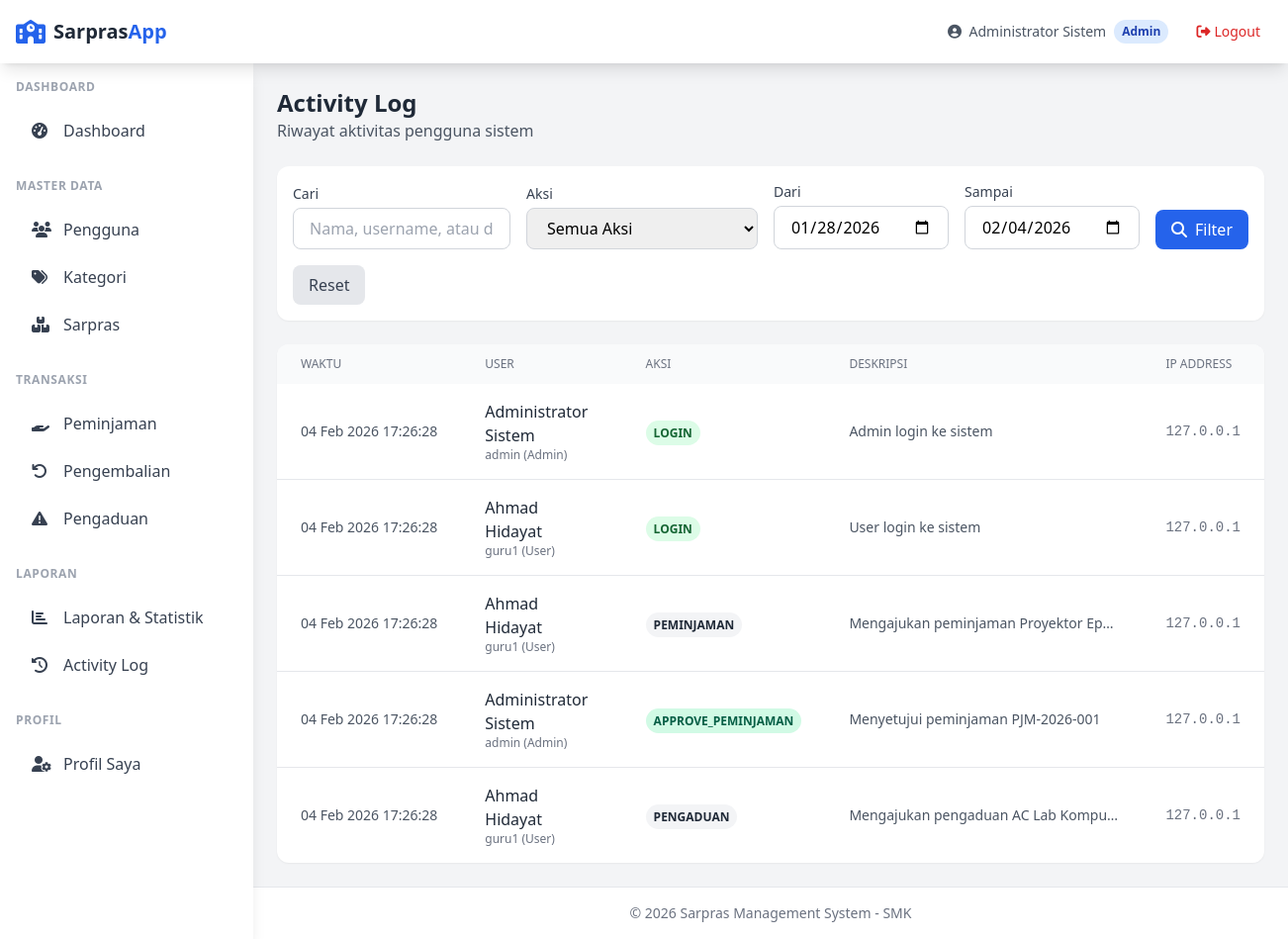
The app's page /admin/laporan/activity_log.php (signed in) with its own data.
### tables this page shows
CREATE TABLE activity_log (
    id INT AUTO_INCREMENT PRIMARY KEY,
    user_id INT,
    aksi VARCHAR(100) NOT NULL,
    deskripsi TEXT,
    ip_address VARCHAR(45),
    created_at TIMESTAMP DEFAULT CURRENT_TIMESTAMP,
    FOREIGN KEY (user_id) REFERENCES users(id) ON DELETE SET NULL
);

CREATE TABLE users (
    id INT AUTO_INCREMENT PRIMARY KEY,
    username VARCHAR(50) NOT NULL UNIQUE,
    password VARCHAR(255) NOT NULL,
    email VARCHAR(100),
    nama_lengkap VARCHAR(100) NOT NULL,
    role ENUM('admin', 'petugas', 'user') NOT NULL DEFAULT 'user',
    phone VARCHAR(20),
    created_at TIMESTAMP DEFAULT CURRENT_TIMESTAMP,
    updated_at TIMESTAMP DEFAULT CURRENT_TIMESTAMP ON UPDATE CURRENT_TIMESTAMP
);

### includes/functions.php (called while the page is built, shortened)
<?php
function sanitize($input)
{
    return htmlspecialchars(trim($input), ENT_QUOTES, 'UTF-8');
}
function e($string)
{
    return htmlspecialchars($string ?? '', ENT_QUOTES, 'UTF-8');
}
function formatDateTime($datetime, $format = 'd M Y H:i')
{
    return date($format, strtotime($datetime));
}

### config/database.php (called while the page is built, shortened)
<?php
function getConnection() {
    static $pdo = null;
    if ($pdo === null) {
        try {
            $dsn = "mysql:host=" . DB_HOST . ";dbname=" . DB_NAME . ";charset=" . DB_CHARSET;
            $options = [
                PDO::ATTR_ERRMODE => PDO::ERRMODE_EXCEPTION,
                PDO::ATTR_DEFAULT_FETCH_MODE => PDO::FETCH_ASSOC,
                PDO::ATTR_EMULATE_PREPARES => false,
            ];
            $pdo = new PDO($dsn, DB_USER, DB_PASS, $options);
        } catch (PDOException $e) {
            die("Database connection failed: " . $e->getMessage());
        }
    }
    return $pdo;
}
function query($sql, $params = []) {
    $pdo = getConnection();
    $stmt = $pdo->prepare($sql);
    $stmt->execute($params);
    return $stmt;
}
function fetchAll($sql, $params = []) {
    return query($sql, $params)->fetchAll();
}
function fetch($sql, $params = []) {
    return query($sql, $params)->fetch();
}

### admin/laporan/activity_log.php (the view, shortened to what this page needs)
<?php
require_once __DIR__ . '/../../includes/functions.php';
$search = sanitize($_GET['search'] ?? '');
$startDate = sanitize($_GET['start_date'] ?? date('Y-m-d', strtotime('-7 days')));
$endDate = sanitize($_GET['end_date'] ?? date('Y-m-d'));
$page = max(1, intval($_GET['page'] ?? 1));
$perPage = 25;
$where = ["DATE(al.created_at) BETWEEN ? AND ?"];
$params = [$startDate, $endDate];
$whereClause = implode(' AND ', $where);
$countSql = "SELECT COUNT(*) as count FROM activity_log al LEFT JOIN users u ON al.user_id = u.id WHERE $whereClause";
$total = fetch($countSql, $params)['count'];
$pagination = paginate($total, $page, $perPage);
$sql = "SELECT al.*, u.nama_lengkap, u.username, u.role
        FROM activity_log al
        LEFT JOIN users u ON al.user_id = u.id
        WHERE $whereClause
        ORDER BY al.created_at DESC
        LIMIT {$pagination['per_page']} OFFSET {$pagination['offset']}";
$logs = fetchAll($sql, $params);
require_once __DIR__ . '/../../includes/header.php';
?>
<div class="space-y-6">
    <div class="flex flex-col sm:flex-row sm:items-center sm:justify-between gap-4">
        <div>
            <h1 class="text-2xl font-bold text-gray-800">Activity Log</h1>
            <p class="text-gray-600">Riwayat aktivitas pengguna sistem</p>
        </div>
    </div>
    <div class="bg-white rounded-xl shadow-sm p-4">
        <form method="GET" class="flex flex-wrap gap-4 items-end">
            <div class="flex-1 min-w-[200px]">
                <label class="block text-sm font-medium text-gray-700 mb-1">Cari</label>
                <input type="text" name="search" value="<?= e($search) ?>" placeholder="Nama, username, atau deskripsi..."
                    class="w-full px-4 py-2 border border-gray-300 rounded-lg focus:ring-2 focus:ring-blue-500">
            </div>
            <div>
                <label class="block text-sm font-medium text-gray-700 mb-1">Aksi</label>
                <select name="aksi" class="px-4 py-2 border border-gray-300 rounded-lg focus:ring-2 focus:ring-blue-500">
                    <option value="">Semua Aksi</option>
                </select>
            </div>
            <div>
                <label class="block text-sm font-medium text-gray-700 mb-1">Dari</label>
                <input type="date" name="start_date" value="<?= e($startDate) ?>"
                    class="px-4 py-2 border border-gray-300 rounded-lg focus:ring-2 focus:ring-blue-500">
            </div>
            <div>
                <label class="block text-sm font-medium text-gray-700 mb-1">Sampai</label>
                <input type="date" name="end_date" value="<?= e($endDate) ?>"
                    class="px-4 py-2 border border-gray-300 rounded-lg focus:ring-2 focus:ring-blue-500">
            </div>
            <button type="submit" class="px-4 py-2 bg-blue-600 text-white rounded-lg hover:bg-blue-700 transition">
                <i class="fas fa-search mr-2"></i>Filter
            </button>
            <a href="activity_log.php" class="px-4 py-2 bg-gray-200 text-gray-700 rounded-lg hover:bg-gray-300 transition">Reset</a>
        </form>
    </div>
    <div class="bg-white rounded-xl shadow-sm overflow-hidden">
        <div class="overflow-x-auto">
            <table class="w-full">
                <thead class="bg-gray-50">
                    <tr>
                        <th class="px-6 py-3 text-left text-xs font-medium text-gray-500 uppercase">Waktu</th>
                        <th class="px-6 py-3 text-left text-xs font-medium text-gray-500 uppercase">User</th>
                        <th class="px-6 py-3 text-left text-xs font-medium text-gray-500 uppercase">Aksi</th>
                        <th class="px-6 py-3 text-left text-xs font-medium text-gray-500 uppercase">Deskripsi</th>
                        <th class="px-6 py-3 text-left text-xs font-medium text-gray-500 uppercase">IP Address</th>
                    </tr>
                </thead>
                <tbody class="divide-y divide-gray-200">
                    <?php if (empty($logs)): ?>
                        <tr>
                            <td colspan="5" class="px-6 py-8 text-center text-gray-500">
                                <i class="fas fa-inbox text-4xl mb-3 block"></i>
                                Tidak ada data activity log
                            </td>
                        </tr>
                    <?php else: ?>
                        <?php foreach ($logs as $log): ?>
                            <tr class="hover:bg-gray-50">
                                <td class="px-6 py-4 text-sm text-gray-600 whitespace-nowrap">
                                    <?= formatDateTime($log['created_at'], 'd M Y H:i:s') ?>
                                </td>
                                <td class="px-6 py-4">
                                    <?php if ($log['nama_lengkap']): ?>
                                        <p class="font-medium text-gray-800"><?= e($log['nama_lengkap']) ?></p>
                                        <p class="text-xs text-gray-500"><?= e($log['username']) ?> (<?= ucfirst($log['role']) ?>)</p>
                                    <?php else: ?>
                                        <span class="text-gray-400">System</span>
                                    <?php endif; ?>
                                </td>
                                <td class="px-6 py-4">
                                    <?php
                                    $aksiColors = [
                                        'LOGIN' => 'bg-green-100 text-green-800',
                                        'LOGOUT' => 'bg-gray-100 text-gray-800',
                                        'CREATE_PEMINJAMAN' => 'bg-blue-100 text-blue-800',
                                        'APPROVE_PEMINJAMAN' => 'bg-emerald-100 text-emerald-800',
                                        'REJECT_PEMINJAMAN' => 'bg-red-100 text-red-800',
                                        'PROCESS_RETURN' => 'bg-purple-100 text-purple-800',
                                        'CREATE_PENGADUAN' => 'bg-yellow-100 text-yellow-800',
                                    ];
                                    $color = $aksiColors[$log['aksi']] ?? 'bg-gray-100 text-gray-800';
                                    ?>
                                    <span class="px-2 py-1 text-xs font-semibold rounded-full <?= $color ?>">
                                        <?= e($log['aksi']) ?>
                                    </span>
                                </td>
                                <td class="px-6 py-4 text-sm text-gray-600 max-w-xs truncate" title="<?= e($log['deskripsi']) ?>">
                                    <?= e($log['deskripsi']) ?>
                                </td>
                                <td class="px-6 py-4 text-sm text-gray-500 font-mono">
                                    <?= e($log['ip_address']) ?>
                                </td>
                            </tr>
                        <?php endforeach; ?>
                    <?php endif; ?>
                </tbody>
            </table>
        </div>
    </div>
</div>
<?php require_once __DIR__ . '/../../includes/footer.php'; ?>

### records on screen
activity_log: created_at "04 Feb 2026 17:26:28", user.nama_lengkap "Administrator Sistem", user.username "admin", user.role "Admin", aksi "LOGIN", deskripsi "Admin login ke sistem", ip_address "127.0.0.1"
activity_log: created_at "04 Feb 2026 17:26:28", user.nama_lengkap "Ahmad Hidayat", user.username "guru1", user.role "User", aksi "LOGIN", deskripsi "User login ke sistem", ip_address "127.0.0.1"
activity_log: created_at "04 Feb 2026 17:26:28", user.nama_lengkap "Ahmad Hidayat", user.username "guru1", user.role "User", aksi "PEMINJAMAN", deskripsi "Mengajukan peminjaman Proyektor Ep…", ip_address "127.0.0.1"
activity_log: created_at "04 Feb 2026 17:26:28", user.nama_lengkap "Administrator Sistem", user.username "admin", user.role "Admin", aksi "APPROVE_PEMINJAMAN", deskripsi "Menyetujui peminjaman PJM-2026-001", ip_address "127.0.0.1"
activity_log: created_at "04 Feb 2026 17:26:28", user.nama_lengkap "Ahmad Hidayat", user.username "guru1", user.role "User", aksi "PENGADUAN", deskripsi "Mengajukan pengaduan AC Lab Kompu…", ip_address "127.0.0.1"

### other values on screen
$currentUser['nama_lengkap'] "Administrator Sistem"
$currentRole "Admin"
